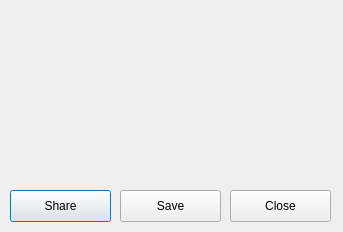
<?xml version="1.0" encoding="UTF-8"?>
<ui version="4.0">
 <class>ScreenshotDialog</class>
 <widget class="QDialog" name="ScreenshotDialog">
  <property name="geometry">
   <rect>
    <x>0</x>
    <y>0</y>
    <width>343</width>
    <height>232</height>
   </rect>
  </property>
  <property name="windowTitle">
   <string>Screenshot</string>
  </property>
  <widget class="QLabel" name="screenshotLabel">
   <property name="geometry">
    <rect>
     <x>0</x>
     <y>20</y>
     <width>341</width>
     <height>161</height>
    </rect>
   </property>
   <property name="text">
    <string/>
   </property>
   <property name="alignment">
    <set>Qt::AlignCenter</set>
   </property>
  </widget>
  <widget class="QPushButton" name="shareButton">
   <property name="geometry">
    <rect>
     <x>10</x>
     <y>190</y>
     <width>101</width>
     <height>32</height>
    </rect>
   </property>
   <property name="text">
    <string>Share</string>
   </property>
   <property name="icon">
    <iconset resource="../resources.qrc">
     <normaloff>:/img/ic_cloud_upload_black_24dp.ico</normaloff>:/img/ic_cloud_upload_black_24dp.ico</iconset>
   </property>
   <property name="flat">
    <bool>false</bool>
   </property>
  </widget>
  <widget class="QPushButton" name="saveButton">
   <property name="geometry">
    <rect>
     <x>120</x>
     <y>190</y>
     <width>101</width>
     <height>32</height>
    </rect>
   </property>
   <property name="text">
    <string>Save</string>
   </property>
   <property name="icon">
    <iconset resource="../resources.qrc">
     <normaloff>:/img/ic_desktop_windows_black_24dp.ico</normaloff>:/img/ic_desktop_windows_black_24dp.ico</iconset>
   </property>
  </widget>
  <widget class="QPushButton" name="closeButton">
   <property name="geometry">
    <rect>
     <x>230</x>
     <y>190</y>
     <width>101</width>
     <height>32</height>
    </rect>
   </property>
   <property name="text">
    <string>Close</string>
   </property>
   <property name="icon">
    <iconset resource="../resources.qrc">
     <normaloff>:/img/ic_close_black_24dp.ico</normaloff>:/img/ic_close_black_24dp.ico</iconset>
   </property>
  </widget>
 </widget>
 <resources>
  <include location="../resources.qrc"/>
 </resources>
 <connections/>
</ui>
